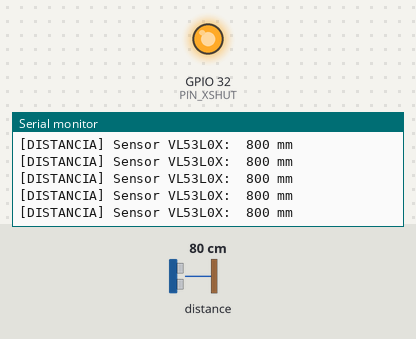
A program run on a simulated ESP32. Shown: output pins drawn as LEDs (lit = HIGH), the last lines printed to the serial monitor. The inputs (shaded band) are chosen by the test bench; at power-on: distance to the obstacle 80 cm.

Above: at 1.7 s.
1.8 s: distance to the obstacle set to 11 cm
At 1.9 s:
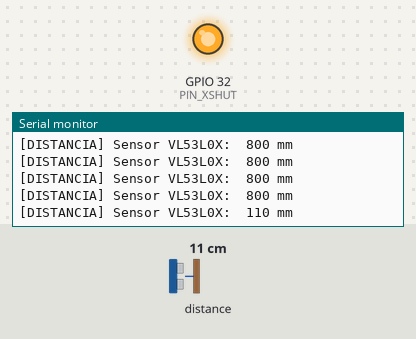
3.3 s: distance to the obstacle set to 8 cm
At 3.4 s:
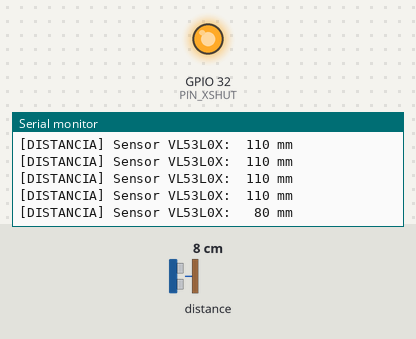

Measured:
- the behaviour switches between 10 and 9 cm on distance to the obstacle (found by bisection; images 1 and 2)
- after the input at 1.8 s, the serial monitor: prints a new line at once (image 1)
- after the input at 3.3 s, the serial monitor: prints a new line at once (image 2)

The program:

main.cpp
```cpp
/**
 * ==============================================================================
 * PROJETO MICROMOUSE - GRUPO 1 (PI1 2026.2 FCTE/UnB)
 * FIRMWARE: ISSUE #135 [EAP 3.1.1.1]
 * Calibracao e Leitura de 1 Sensor VL53L0X
 * ==============================================================================
 * PINAGEM / PORTAS UTILIZADAS:
 *   - I2C SDA:   GPIO 21 (Linha de Dados I2C)
 *   - I2C SCL:   GPIO 22 (Linha de Relógio I2C)
 *   - XSHUT:     GPIO 32 (Habilitação do Sensor)
 *   - VCC:       3V3
 *   - GND:       GND
 * ==============================================================================
 */

#include <Arduino.h>
#include <Wire.h>
#include <VL53L0X.h>
#include "vl53l0x_driver.h"

VL53L0X sensor;
SensorCalib_t calib;

void setup() {
    Serial.begin(115200);
    delay(500);

    Serial.println("\n=======================================================");
    Serial.println("  MICROMOUSE - TESTE E CALIBRACAO: SENSOR VL53L0X");
    Serial.println("=======================================================");
    Serial.println("PORTAS E PINOS CONECTADOS:");
    Serial.printf("  I2C SDA: GPIO %d\n", PIN_I2C_SDA);
    Serial.printf("  I2C SCL: GPIO %d\n", PIN_I2C_SCL);
    Serial.printf("  XSHUT:   GPIO %d\n", PIN_XSHUT);
    Serial.println("=======================================================");

    // Habilita o sensor via pino XSHUT
    pinMode(PIN_XSHUT, OUTPUT);
    digitalWrite(PIN_XSHUT, LOW);
    delay(10);
    digitalWrite(PIN_XSHUT, HIGH);
    delay(10);

    Wire.begin(PIN_I2C_SDA, PIN_I2C_SCL, 400000);

    sensor.setTimeout(500);
    if (!sensor.init()) {
        Serial.println("[AVISO] Sensor VL53L0X nao detectado no I2C! Verifique fiação.");
    } else {
        Serial.println("[OK] Sensor VL53L0X inicializado com sucesso no endereco 0x29.");
    }

    sensor.setMeasurementTimingBudget(33000); // 33 ms -> ~30 Hz (RNF-ELE01 >= 20 Hz)
    sensor_init_calib(&calib);

    Serial.println("Digite 'c' para iniciar a calibracao nos 7 pontos (20 a 200 mm).");
}

void run_calibration_7_points() {
    const float points[] = {20.0f, 40.0f, 60.0f, 80.0f, 100.0f, 150.0f, 200.0f};
    Serial.println("\n-----------------------------------------------------------------");
    Serial.println("  INICIANDO CALIBRACAO NOS 7 PONTOS REQUERIDOS (20 AMOSTRAS CADA)");
    Serial.println("-----------------------------------------------------------------");
    Serial.printf("%-10s | %-12s | %-14s | %-12s | %-8s\n",
                  "Ref (mm)", "Media (mm)", "DesvPadrao", "Erro (mm)", "Status");
    Serial.println("-----------------------------------------------------------------");

    for (int p = 0; p < 7; p++) {
        float ref = points[p];
        float samples[20];

        for (int i = 0; i < 20; i++) {
            uint16_t dist = sensor.readRangeSingleMillimeters();
            if (sensor.timeoutOccurred()) dist = (uint16_t)ref; // Fallback seguro
            samples[i] = (float)dist;
            delay(40); // 25 Hz
        }

        SensorStats_t stats;
        sensor_calc_stats(samples, 20, ref, &stats);

        bool ok = (stats.error_abs <= SENSOR_MAX_ERROR_MM);
        Serial.printf("%-10.1f | %-12.2f | %-14.2f | %-12.2f | %-8s\n",
                      ref, stats.mean, stats.std_dev, stats.error_abs, ok ? "PASS" : "ALERTA");
    }
    Serial.println("-----------------------------------------------------------------");
}

void loop() {
    if (Serial.available()) {
        char c = Serial.read();
        if (c == 'c' || c == 'C') {
            run_calibration_7_points();
        }
    }

    // Leitura contínua a ~25 Hz
    uint16_t dist = sensor.readRangeSingleMillimeters();
    Serial.printf("[DISTANCIA] Sensor VL53L0X: %4d mm\n", dist);
    delay(50);
}
```

vl53l0x_driver.h
```cpp
#pragma once

#include <stdint.h>
#include <stdbool.h>
#include <math.h>

#ifdef __cplusplus
extern "C" {
#endif

// ==============================================================================
// MAPEAMENTO DE PORTAS E PINOS - SENSOR VL53L0X (1 SENSOR)
// ==============================================================================
#define PIN_I2C_SDA          21      // Pino de Dados I2C
#define PIN_I2C_SCL          22      // Pino de Relógio I2C
#define PIN_XSHUT            32      // Pino de Habilitação XSHUT (GPIO 32)
#define SENSOR_I2C_ADDR      0x29    // Endereço I2C padrão do VL53L0X

// Requisitos Operacionais (RNF-ELE01 e RNF-ELE02)
#define SENSOR_MIN_RANGE_MM  30.0f   // Faixa útil mínima (30 mm)
#define SENSOR_MAX_RANGE_MM  180.0f  // Faixa útil máxima (180 mm)
#define SENSOR_MAX_ERROR_MM  10.0f   // Erro tolerado (<= 10 mm)
#define SENSOR_MIN_RATE_HZ   20.0f   // Taxa mínima de amostragem (>= 20 Hz)

typedef struct {
    float slope;       // Fator de escala (ideal: 1.0)
    float offset;      // Deslocamento de calibração em mm
} SensorCalib_t;

typedef struct {
    uint16_t count;
    float mean;
    float std_dev;
    float error_abs;
} SensorStats_t;

/**
 * @brief Inicializa a calibração com valores padrão (sem correção inicial).
 */
static inline void sensor_init_calib(SensorCalib_t* calib) {
    if (calib) {
        calib->slope = 1.0f;
        calib->offset = 0.0f;
    }
}

/**
 * @brief Aplica correção linear à leitura bruta.
 */
static inline float sensor_apply_calib(float raw_mm, const SensorCalib_t* calib) {
    if (!calib) return raw_mm;
    float val = (raw_mm * calib->slope) + calib->offset;
    return (val < 0.0f) ? 0.0f : val;
}

/**
 * @brief Calcula média e desvio padrão para N amostras.
 */
static inline void sensor_calc_stats(const float* data, uint16_t n, float ref_mm, SensorStats_t* stats) {
    if (!data || !stats || n == 0) return;
    stats->count = n;
    float sum = 0.0f;
    for (uint16_t i = 0; i < n; i++) sum += data[i];
    stats->mean = sum / (float)n;

    float sum_sq = 0.0f;
    for (uint16_t i = 0; i < n; i++) {
        float diff = data[i] - stats->mean;
        sum_sq += diff * diff;
    }
    stats->std_dev = (n > 1) ? sqrtf(sum_sq / (float)(n - 1)) : 0.0f;
    stats->error_abs = fabsf(stats->mean - ref_mm);
}

/**
 * @brief Verifica se o erro está dentro da tolerância do requisito RNF-ELE02 (<= 10 mm).
 */
static inline bool sensor_is_error_acceptable(float error_abs) {
    return (error_abs <= SENSOR_MAX_ERROR_MM);
}

#ifdef __cplusplus
}
#endif
```
